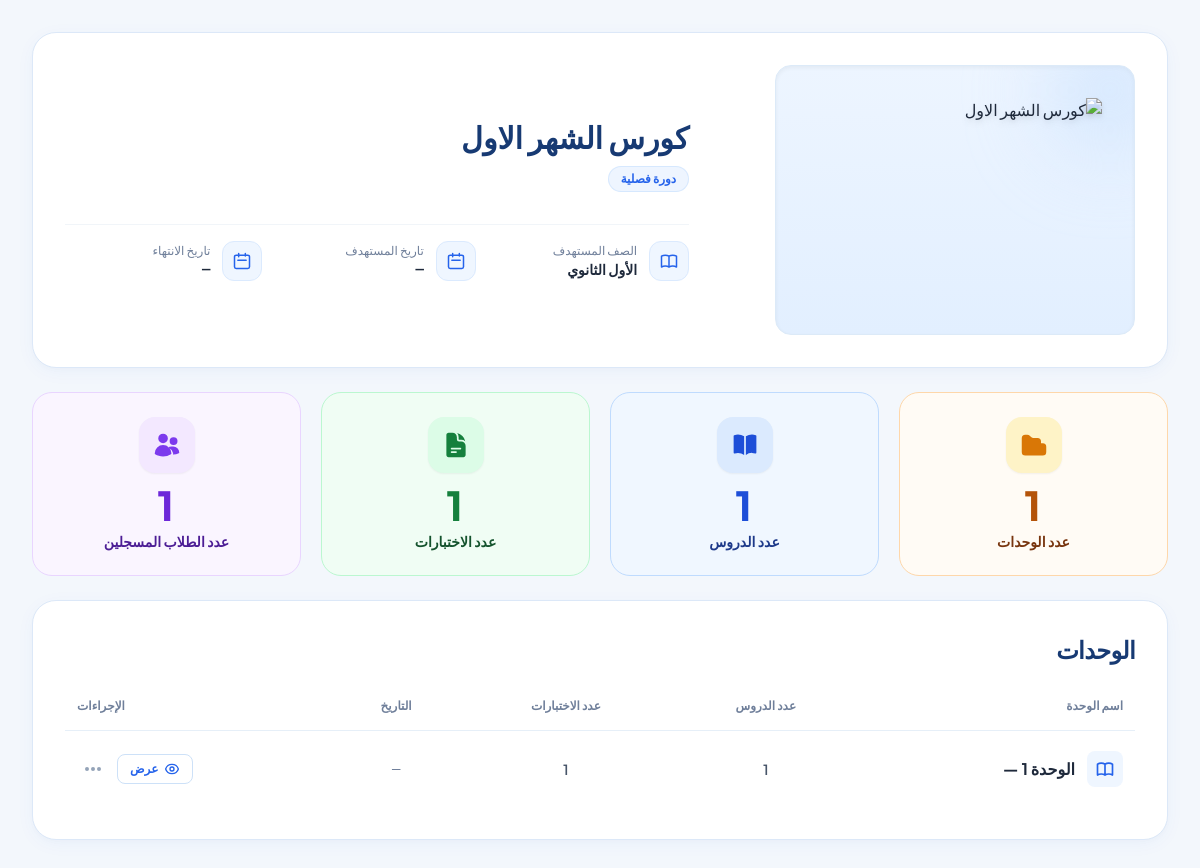
The app's page /student/t/T862390/course/1/ (signed in) with its own data.
### learning/models.py (models this page shows, shortened)
class StatusMixin:
    @property
    def is_visible(self):
        return self.status == "published" or (self.status == "scheduled" and self.publish_at and self.publish_at <= timezone.now())

class Course(StatusMixin, models.Model):
    TYPES = [("monthly", "دورة شهرية"), ("semester", "دورة فصلية"), ("free", "دورة مجانية")]
    GRADES = [(0, "كل الصفوف"), (1, "الأول الثانوي"), (2, "الثاني الثانوي"), (3, "الثالث الثانوي")]
    teacher = models.ForeignKey(TeacherProfile, on_delete=models.CASCADE, related_name="courses")
    title = models.CharField("عنوان الدورة", max_length=160)
    description = models.TextField("الوصف", blank=True)
    grade = models.PositiveSmallIntegerField("الصف", choices=GRADES, default=0)
    course_type = models.CharField("نوع الدورة", max_length=10, choices=TYPES, default="semester")
    term_label = models.CharField("الفصل / الشهر", max_length=60, blank=True, help_text="مثال: الترم الأول أو شهر أكتوبر")
    cover = models.ImageField("صورة الغلاف", upload_to="courses/", blank=True)
    status = models.CharField("الحالة", max_length=10, choices=STATUS, default="draft")
    publish_at = models.DateTimeField("موعد النشر", null=True, blank=True)
    order = models.PositiveIntegerField(default=0)
    created_at = models.DateTimeField(auto_now_add=True)
    class Meta:
        ordering = ["order", "id"]

class Unit(StatusMixin, models.Model):
    course = models.ForeignKey(Course, on_delete=models.CASCADE, related_name="units")
    title = models.CharField("عنوان الوحدة", max_length=160)
    description = models.TextField("وصف مختصر", blank=True)
    order = models.PositiveIntegerField("الترتيب", default=0)
    status = models.CharField("الحالة", max_length=10, choices=STATUS, default="draft")
    publish_at = models.DateTimeField("موعد النشر", null=True, blank=True)
    class Meta:
        ordering = ["order", "id"]

### accounts/models.py (models this page shows, shortened)
class TeacherProfile(models.Model):
    user = models.OneToOneField(User, on_delete=models.CASCADE, related_name="teacher_profile")
    teacher_code = models.CharField("رقم المدرّس (Teacher ID)", max_length=10, unique=True, blank=True)
    slug = models.SlugField("الرابط الخاص", unique=True, blank=True)
    subject = models.CharField("المادة", max_length=80)
    grades = models.CharField("الصفوف التي يدرّسها", max_length=60, blank=True, help_text="مثال: الأول والثاني الثانوي")
    display_name = models.CharField("الاسم الظاهر للطلاب والزوّار", max_length=60, blank=True,
                                    help_text="يتحكم فيه مالك المنصة فقط. اتركه فارغًا لإظهار الاسم الكامل، أو اكتب مثلًا: M")
    bio = models.TextField("نبذة عن المدرّس", blank=True)
    photo = models.ImageField("الصورة", upload_to="teachers/", blank=True)
    cover = models.ImageField("صورة الغلاف", upload_to="teachers/covers/", blank=True)
    monthly_price = models.DecimalField("سعر الاشتراك الشهري (جنيه)", max_digits=8, decimal_places=2, default=10)
    is_listed = models.BooleanField("يظهر في قائمة المدرّسين العامة", default=True)
    created_at = models.DateTimeField(auto_now_add=True)

### student/views.py (the view)
# urls.py: path("t/<str:code>/course/<int:pk>/", v.course, name="course"),
@student_required
def course(request, code, pk):
    t, enr, active = ws(request, code)
    c = get_object_or_404(svc.visible_courses(t), pk=pk)
    rows = []
    for un in svc.visible_units(c):
        pr = svc.unit_progress(request.user, un)
        rows.append({"u": un, "pr": pr, "quizzes": svc.visible_quizzes_qs(unit=un).count()})
    return render(request, "student/course.html", {"t": t, "enr": enr, "active": active, "c": c, "rows": rows,
                                                   "pr": svc.course_progress(request.user, c), "open": active or c.is_free})

### accounts/context_processors.py (called while the page is built)
def site(request):
    return {"site": SiteSetting.get()}

def _item(label, icon, url, section=None, exact=False):
    return {"label": label, "icon": icon, "url": url, "section": section, "exact": exact}

### accounts/models.py (called while the page is built)
    @classmethod
    def get(cls):
        obj, _ = cls.objects.get_or_create(pk=1)
        return obj

### billing/models.py (called while the page is built)
    @property
    def is_active(self):
        return self.status == "active" and bool(self.expires_at) and self.expires_at > timezone.now()

### learning/models.py (called while the page is built)
def vis_q(prefix=""):
    now = timezone.now()
    return Q(**{f"{prefix}status": "published"}) | Q(**{f"{prefix}status": "scheduled", f"{prefix}publish_at__lte": now})

### learning/services.py (called while the page is built)
def visible_courses(teacher):
    return Course.objects.filter(teacher=teacher).filter(vis_q())

def visible_units(course):
    return course.units.filter(vis_q())

def visible_lessons_qs(teacher=None, course=None, unit=None):
    qs = Lesson.objects.filter(vis_q(), vis_q("unit__"), vis_q("unit__course__"))
    if teacher:
        qs = qs.filter(unit__course__teacher=teacher)
    if course:
        qs = qs.filter(unit__course=course)
    if unit:
        qs = qs.filter(unit=unit)
    return qs

def visible_quizzes_qs(teacher=None, course=None, lesson=None, unit=None):
    qs = Quiz.objects.filter(vis_q(), vis_q("course__"))
    qs = qs.filter(Q(unit__isnull=True) | vis_q("unit__"))
    qs = qs.filter(Q(lesson__isnull=True) | vis_q("lesson__"))
    if teacher:
        qs = qs.filter(course__teacher=teacher)
    if course:
        qs = qs.filter(course=course)
    if lesson:
        qs = qs.filter(lesson=lesson)
    if unit:
        qs = qs.filter(unit=unit)
    return qs

def course_progress(student, course):
    lessons = visible_lessons_qs(course=course)
    total = lessons.count()
    done = LessonProgress.objects.filter(student=student, completed=True, lesson__in=lessons).count()
    return {"total": total, "done": done, "percent": round(done * 100 / total) if total else 0}

def unit_progress(student, unit):
    lessons = visible_lessons_qs(unit=unit)
    total = lessons.count()
    done = LessonProgress.objects.filter(student=student, completed=True, lesson__in=lessons).count()
    return {"total": total, "done": done, "percent": round(done * 100 / total) if total else 0}

### uikit/context_processors.py (called while the page is built)
def _item(label, icon, url, active=False, badge=0):
    return {"label": label, "icon": icon, "url": url, "active": active, "badge": badge}

### uikit/templatetags/ui_extras.py (called while the page is built)
def _visible_lessons_minutes(qs):
    return sum(lesson_minutes(l) for l in qs)

### templates/student/course.html (shortened to what this page needs)
{% load ui_extras %}
<!DOCTYPE html><html dir="rtl" lang="ar" style=""><head>
<script src="https://cdn.tailwindcss.com?plugins=forms,container-queries"></script>
</head>
<body class="min-h-screen text-slate-800 antialiased selection:bg-blue-100 selection:text-blue-700" style="font-family: 'Plus Jakarta Sans', Tajawal, sans-serif;">
{% course_stats c user as CS %}
<main class="max-w-7xl mx-auto px-4 sm:px-6 lg:px-8 py-8 space-y-6">
<section class="bg-white border border-[#DCE8F8] rounded-[24px] p-6 lg:p-8 custom-shadow-card">
<div class="flex flex-col-reverse lg:flex-row items-center justify-between gap-8">
<div class="w-full lg:w-5/12 max-w-[360px] aspect-[4/3] rounded-2xl bg-gradient-to-b from-[#EDF5FF] to-[#E2EFFF] border border-[#DCEAF8] flex items-center justify-center p-6 relative overflow-hidden shadow-inner group"><div class="absolute -top-10 -right-10 w-32 h-32 bg-blue-200/50 rounded-full blur-2xl"></div>{% if c.cover %}<img src="{{ c.cover.url }}" alt="{{ c.title }}" class="w-full h-full object-contain p-2 drop-shadow-md relative z-10 transition-transform duration-300 group-hover:scale-105">{% else %}<img src="https://lh3.googleusercontent.com/aida-public/AB6AXuDGHPvOLMk4Ifh0o_4cIlD56TUVLlGaczxH-e6qkx4yxxbl-OktuYEFu3xWhotAXjsTfzKweXCKSFqIeysbOnCI6YZBPd_daVEpGY3s0sReFHBwbZtt9_h5GM9Q_t1hBG9OY8i_amqBFfBa3UyuYr2TR6svHQhbczSavi1tmVf_mgFxJ6lWU4P7Y8-HaN5d0Bkd5Leb72X9zWdZMa87BFozrT8grMWk0iyA8SHqhCvBBIhrI5x7JGaOAtDwMlQ96BNK" alt="{{ c.title }}" class="w-full h-full object-contain p-2 drop-shadow-md relative z-10 transition-transform duration-300 group-hover:scale-105">{% endif %}</div>
<div class="w-full lg:w-7/12 flex flex-col justify-between space-y-6">
<div>
<div class="flex flex-col sm:flex-row items-start sm:items-center justify-between gap-4">
<h1 class="text-2xl sm:text-3xl font-extrabold text-brand-title tracking-normal">
                {{ c.title }}
              </h1>
</div>
<div class="mt-2.5 space-y-2">
<span class="inline-block px-3 py-1 bg-[#EEF5FF] text-brand-600 text-xs font-bold rounded-full border border-blue-200/50">
                {{ c.get_course_type_display }}
              </span>
</div>
</div>
<div class="grid grid-cols-1 sm:grid-cols-3 gap-4 pt-4 border-t border-slate-100">
<div class="flex items-center gap-3">
<div class="w-10 h-10 rounded-xl bg-blue-50 text-brand-600 flex items-center justify-center shrink-0 border border-blue-100">
</div>
<div>
<p class="text-xs text-brand-muted font-medium">الصف المستهدف</p>
<p class="text-sm font-bold text-slate-800">{{ c.get_grade_display }}</p>
</div>
</div>
<div class="flex items-center gap-3">
<div class="w-10 h-10 rounded-xl bg-blue-50 text-brand-600 flex items-center justify-center shrink-0 border border-blue-100">
<svg class="w-5 h-5" fill="none" stroke="currentColor" viewBox="0 0 24 24">
<path d="M8 7V3m8 3V3m-9 8h10M5 21h14a2 2 0 002-2V7a2 2 0 00-2-2H5a2 2 0 00-2 2v12a2 2 0 002 2z" stroke-linecap="round" stroke-linejoin="round" stroke-width="1.8"></path>
</svg>
</div>
<div>
<p class="text-xs text-brand-muted font-medium">تاريخ المستهدف</p>
<p class="text-sm font-bold text-slate-800 font-mono">{% if c.publish_at %}{{ c.publish_at|date:"Y/m/d" }}{% else %}—{% endif %}</p>
</div>
</div>
<div class="flex items-center gap-3">
<div class="w-10 h-10 rounded-xl bg-blue-50 text-brand-600 flex items-center justify-center shrink-0 border border-blue-100">
<svg class="w-5 h-5" fill="none" stroke="currentColor" viewBox="0 0 24 24">
<path d="M8 7V3m8 3V3m-9 8h10M5 21h14a2 2 0 002-2V7a2 2 0 00-2-2H5a2 2 0 00-2 2v12a2 2 0 002 2z" stroke-linecap="round" stroke-linejoin="round" stroke-width="1.8"></path>
</svg>
</div>
<div>
<p class="text-xs text-brand-muted font-medium">تاريخ الانتهاء</p>
<p class="text-sm font-bold text-slate-800 font-mono">—</p>
</div>
</div>
</div>
</div>
</div>
</section>
<section aria-label="Course Metrics" class="grid grid-cols-1 sm:grid-cols-2 lg:grid-cols-4 gap-5">
<div class="bg-[#FFFBF5] border border-[#FED7AA] rounded-[20px] p-6 flex flex-col items-center justify-center text-center transition-all hover:translate-y-[-2px] hover:shadow-lg hover:shadow-amber-500/10 hover:border-[#F59E0B]/40 group relative overflow-hidden">
<div class="w-14 h-14 rounded-2xl bg-[#FEF3C7] text-[#D97706] flex items-center justify-center mb-3 shadow-sm transition-transform group-hover:scale-105">
<svg class="w-7 h-7" fill="currentColor" viewBox="0 0 24 24">
<path d="M19.5 21a3 3 0 003-3v-4.5a3 3 0 00-3-3h-1.5V9a3 3 0 00-3-3h-3.379a3 3 0 01-2.121-.879L8.379 4.12A3 3 0 006.26 3.242H4.5A3 3 0 001.5 6.242V18a3 3 0 003 3h15z"></path>
</svg>
</div>
<span class="stat-number text-[#B45309] mb-1.5" style="font-family: &quot;Plus Jakarta Sans&quot;, Tajawal, sans-serif; font-size: 2.5rem; font-weight: 800; letter-spacing: 0.05em; line-height: 1;">{{ CS.units }}</span>
<span class="text-sm font-bold text-[#78350F]">عدد الوحدات</span>
</div>
<div class="bg-[#F0F7FF] border border-[#BFDBFE] rounded-[20px] p-6 flex flex-col items-center justify-center text-center transition-all hover:translate-y-[-2px] hover:shadow-lg hover:shadow-blue-500/10 hover:border-[#3B82F6]/40 group relative overflow-hidden">
<div class="w-14 h-14 rounded-2xl bg-[#DBEAFE] text-[#1D4ED8] flex items-center justify-center mb-3 shadow-sm transition-transform group-hover:scale-105">
</div>
<span class="stat-number text-[#1D4ED8] mb-1.5" style="font-family: &quot;Plus Jakarta Sans&quot;, Tajawal, sans-serif; font-size: 2.5rem; font-weight: 800; letter-spacing: 0.05em; line-height: 1;">{{ CS.lessons }}</span>
<span class="text-sm font-bold text-[#1E3A8A]">عدد الدروس</span>
</div>
<div class="bg-[#F0FDF4] border border-[#BBF7D0] rounded-[20px] p-6 flex flex-col items-center justify-center text-center transition-all hover:translate-y-[-2px] hover:shadow-lg hover:shadow-emerald-500/10 hover:border-[#22C55E]/40 group relative overflow-hidden">
<div class="w-14 h-14 rounded-2xl bg-[#DCFCE7] text-[#15803D] flex items-center justify-center mb-3 shadow-sm transition-transform group-hover:scale-105">
</div>
<span class="stat-number text-[#15803D] mb-1.5" style="font-family: &quot;Plus Jakarta Sans&quot;, Tajawal, sans-serif; font-size: 2.5rem; font-weight: 800; letter-spacing: 0.05em; line-height: 1;">{{ CS.tests }}</span>
<span class="text-sm font-bold text-[#14532D]">عدد الاختبارات</span>
</div>
<div class="bg-[#FAF5FF] border border-[#E9D5FF] rounded-[20px] p-6 flex flex-col items-center justify-center text-center transition-all hover:translate-y-[-2px] hover:shadow-lg hover:shadow-purple-500/10 hover:border-[#8B5CF6]/40 group relative overflow-hidden">
<div class="w-14 h-14 rounded-2xl bg-[#F3E8FF] text-[#7C3AED] flex items-center justify-center mb-3 shadow-sm transition-transform group-hover:scale-105">
</div>
<span class="stat-number text-[#6D28D9] mb-1.5" style="font-family: &quot;Plus Jakarta Sans&quot;, Tajawal, sans-serif; font-size: 2.5rem; font-weight: 800; letter-spacing: 0.05em; line-height: 1;">{{ c.teacher.enrollments.count }}</span>
<span class="text-sm font-bold text-[#4C1D95]">عدد الطلاب المسجلين</span>
</div></section>
<section class="bg-white border border-[#DCE8F8] rounded-[24px] p-6 lg:p-8 custom-shadow-card">
<div class="flex items-center justify-between pb-6 mb-2">
<h2 class="text-xl sm:text-2xl font-bold text-brand-title tracking-tight">الوحدات</h2>
</div>
<div class="overflow-x-auto">
<table class="w-full text-right border-collapse min-w-[720px]">
<thead>
<tr class="text-xs font-bold text-brand-muted uppercase border-b border-[#E6EFF8]">
<th class="pb-4 pr-3 text-right" scope="col">اسم الوحدة</th>
<th class="pb-4 px-4 text-center" scope="col">عدد الدروس</th>
<th class="pb-4 px-4 text-center" scope="col">عدد الاختبارات</th>
<th class="pb-4 px-4 text-center" scope="col">التاريخ</th>
<th class="pb-4 pl-3 text-left" scope="col">الإجراءات</th>
</tr>
</thead>
<tbody class="divide-y divide-[#EDF3FA] text-sm font-medium">
{% for r in rows %}
{% unit_stats r.u user as US %}
<tr class="group hover:bg-[#F9FCFF] transition-colors">
<td class="py-5 pr-3">
<div class="flex items-center gap-3">
<div class="w-9 h-9 rounded-lg bg-blue-50 text-brand-600 flex items-center justify-center shrink-0">
</div>
<span class="font-bold text-slate-800 text-sm sm:text-base">{{ r.u.title }}</span>
</div>
</td>
<td class="py-5 px-4 text-center text-slate-600 font-semibold">{{ US.lessons }}</td>
<td class="py-5 px-4 text-center text-slate-600 font-semibold">{{ US.tests }}</td>
<td class="py-5 px-4 text-center text-brand-muted font-mono">{% if r.u.publish_at %}{{ r.u.publish_at|date:"Y/m/d" }}{% else %}—{% endif %}</td>
<td class="py-5 pl-3 text-left">
<div class="flex items-center justify-end gap-2">
<a class="inline-flex items-center gap-1.5 px-3 py-1.5 rounded-lg border border-[#CDE1F8] bg-white text-brand-600 hover:bg-blue-50 text-xs font-semibold transition-colors" href="{% url 'student:unit' t.teacher_code r.u.pk %}">
<span class="">عرض</span>
</a>
<a aria-label="More options" class="p-1.5 rounded-lg text-slate-400 hover:text-slate-600 hover:bg-slate-100 transition-colors" href="{% url 'student:unit' t.teacher_code r.u.pk %}">
<svg class="w-5 h-5" fill="currentColor" viewBox="0 0 20 20">
<path d="M6 10a2 2 0 11-4 0 2 2 0 014 0zM12 10a2 2 0 11-4 0 2 2 0 014 0zM16 12a2 2 0 100-4 2 2 0 000 4z"></path>
</svg>
</a>
</div>
</td>
</tr>
{% empty %}
<tr>
<td colspan="5" class="py-10 text-center text-sm text-slate-400">لا توجد وحدات دراسية منشورة في هذه الدورة بعد.</td>
</tr>
{% endfor %}
</tbody>
</table>
</div>
</section>
</main>
</body></html>

### templates/student/course.html (style rules this page uses)
body { font-family: 'Cairo', sans-serif; background-color: #F3F7FC; color: #1e293b; -webkit-font-smoothing: antialiased; }
.custom-shadow-card { box-shadow: 0 4px 20px -2px rgba(37, 99, 235, 0.05), 0 2px 6px -1px rgba(0, 0, 0, 0.02); }

### records on screen
Course: title "كورس الشهر الاول", course_type "دورة فصلية", grade "الأول الثانوي", teacher.enrollments.count "1"
Unit: u "الوحدة 1 —", lessons "1", tests "1"

### other values on screen
{{ CS.units }} "1"
{{ CS.lessons }} "1"
{{ CS.tests }} "1"
